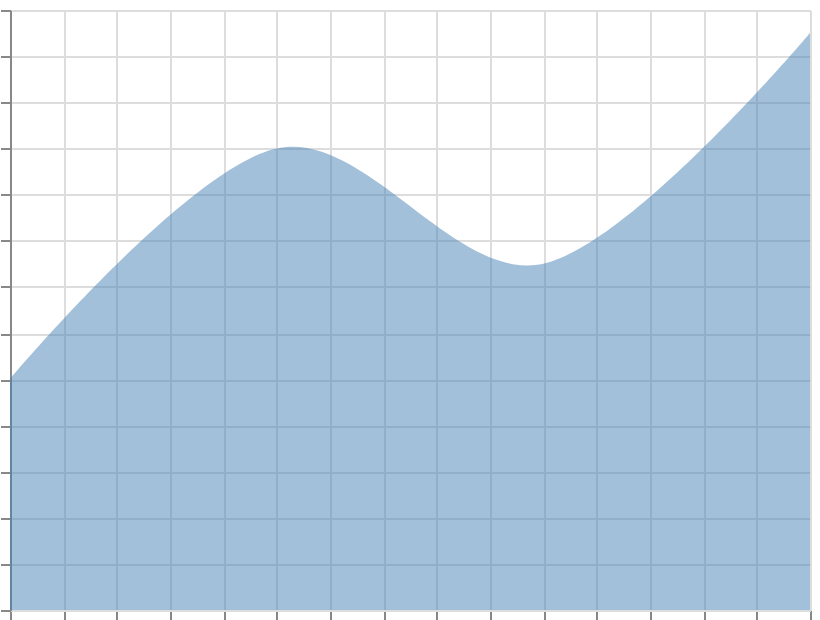

The specification (Vega-Lite) saved for this image:
### Vega specification from a JSON file in a GitHub repository (floating-point values rounded to 4 significant figures)
{"$schema": "https://vega.github.io/schema/vega/v6.json", "width": 400, "height": 300, "padding": 5, "autosize": "none", "data": [{"name": "table", "values": [{"x": 0, "y": 10}, {"x": 1, "y": 20}, {"x": 2, "y": 15}, {"x": 3, "y": 25}]}], "scales": [{"name": "x", "type": "linear", "domain": {"data": "table", "field": "x"}, "range": "width", "nice": true}, {"name": "y", "type": "linear", "domain": {"data": "table", "field": "y"}, "range": [{"signal": "height"}, 0], "nice": true}], "marks": [{"type": "area", "from": {"data": "table"}, "encode": {"update": {"x": {"scale": "x", "field": "x"}, "y": {"scale": "y", "field": "y"}, "y2": {"scale": "y", "value": 0}, "fill": {"value": "steelblue"}, "fillOpacity": {"value": 0.5}, "interpolate": {"value": "catmull-rom"}, "tension": {"value": 0}}}}], "axes": [{"scale": "x", "orient": "bottom", "grid": true, "labels": false}, {"scale": "y", "orient": "left", "grid": true, "labels": false}]}
